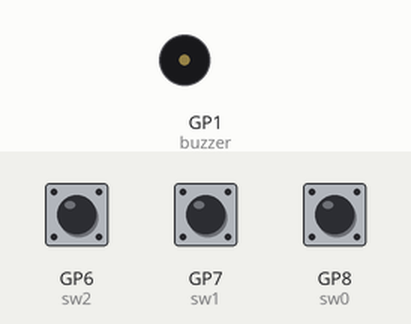
The program below on a simulated Raspberry Pi Pico running MicroPython. Shown: buzzer (waves = sounding). Inputs (shaded band) come from the test bench; at power-on: GP6 (sw2) HIGH, GP7 (sw1) HIGH, GP8 (sw0) HIGH.

Above: at 1.2 s.
1.3 s: GP6 (sw2) pulled LOW for 0.15 s
At 1.7 s:
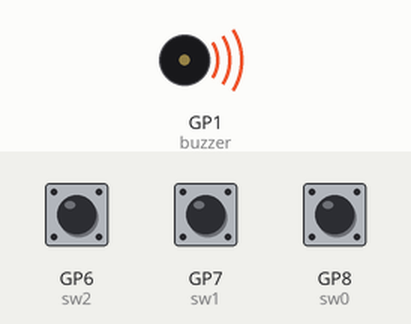
3.3 s: GP6 (sw2) pulled LOW for 3.2 s
At 7.6 s:
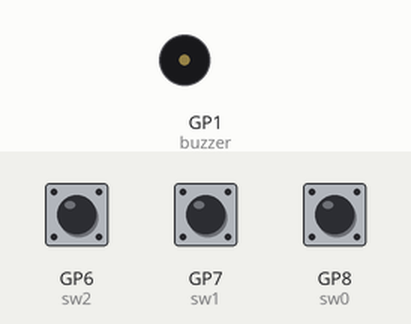
8.4 s: GP7 (sw1) pulled LOW for 3.2 s
At 8.7 s:
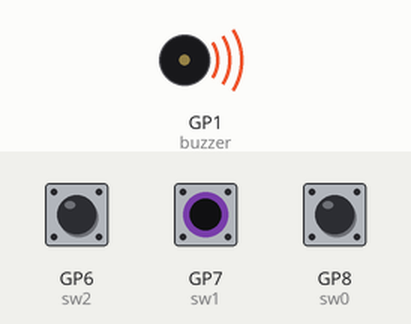
Timing chart, 0 to 13.5 s (numbered marks = the images above; inputs shaded):
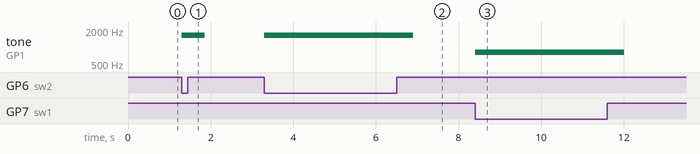

The program:

buzz.py
```python
import machine
import math
import utime

# buzz-buzz

buzzer = machine.PWM(machine.Pin(1)) # Setup GP15 as the pin controlling the buzzer with a PWM output
buzzer.freq(1000) # set the frequency of the PWM signal driving the buzzer to 1 kHz

buzzer.duty_u16(32767) # Set a 50% duty cycle for the buzzer to produce a consistent tone

# input

sw2 = machine.Pin(6, machine.Pin.IN, machine.Pin.PULL_UP)
sw1 = machine.Pin(7, machine.Pin.IN, machine.Pin.PULL_UP)
sw0 = machine.Pin(8, machine.Pin.IN, machine.Pin.PULL_UP)

freq = 1000
duty = 0

while True:
    n_presses = 0
    new_freq = 0

    utime.sleep_ms(1)

    if not sw0.value():
        new_freq += 400
        n_presses += 1
    if not sw1.value():
        new_freq += 800
        n_presses += 1
    if not sw2.value():
        new_freq += 1600
        n_presses += 1

    duty = int(duty * .98)
    buzzer.duty_u16(int(duty * (1. + .2 * math.sin(utime.ticks_ms() / 100))))

    if n_presses == 0:
        continue

    freq = new_freq // n_presses
    duty = 32767

    buzzer.freq(freq)
```

Measured:
- after the input at 1.3 s, tone on GP1 (buzzer): silent → 1600 Hz at once, → silent 0.55 s later
- after the input at 3.3 s, tone on GP1 (buzzer): silent → 1600 Hz at once, → silent 3.6 s later
- after the input at 8.4 s, tone on GP1 (buzzer): silent → 800 Hz at once, → silent 3.6 s later
